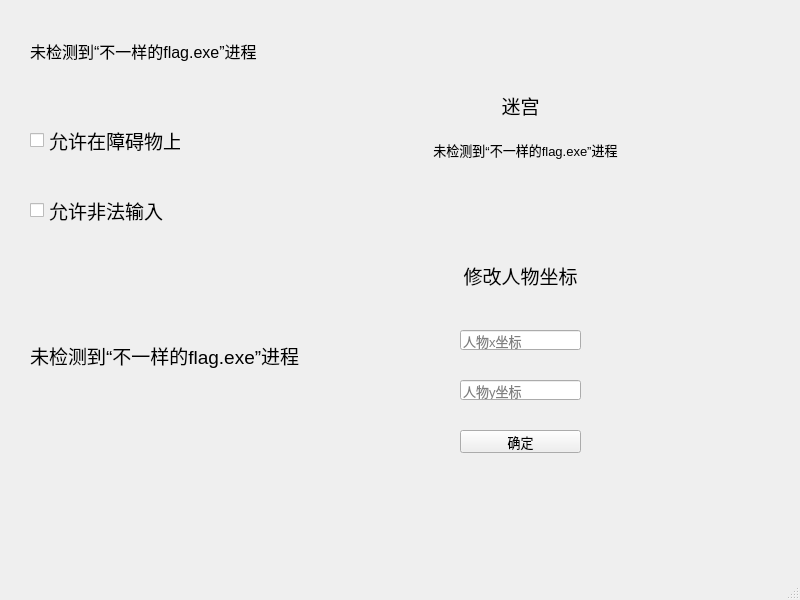
<?xml version="1.0" encoding="UTF-8"?>
<ui version="4.0">
 <class>MainWindow</class>
 <widget class="QMainWindow" name="MainWindow">
  <property name="geometry">
   <rect>
    <x>0</x>
    <y>0</y>
    <width>800</width>
    <height>600</height>
   </rect>
  </property>
  <property name="windowTitle">
   <string>不一样的flag动态patch</string>
  </property>
  <property name="windowIcon">
   <iconset>
    <normaloff>assets/icon.png</normaloff>assets/icon.png</iconset>
  </property>
  <widget class="QWidget" name="centralwidget">
   <widget class="QCheckBox" name="allowObstacle">
    <property name="geometry">
     <rect>
      <x>30</x>
      <y>120</y>
      <width>151</width>
      <height>41</height>
     </rect>
    </property>
    <property name="font">
     <font>
      <pointsize>14</pointsize>
     </font>
    </property>
    <property name="text">
     <string>允许在障碍物上</string>
    </property>
   </widget>
   <widget class="QCheckBox" name="allowIllegalInput">
    <property name="geometry">
     <rect>
      <x>30</x>
      <y>190</y>
      <width>151</width>
      <height>41</height>
     </rect>
    </property>
    <property name="font">
     <font>
      <pointsize>14</pointsize>
     </font>
    </property>
    <property name="text">
     <string>允许非法输入</string>
    </property>
   </widget>
   <widget class="QLabel" name="posLabel">
    <property name="geometry">
     <rect>
      <x>30</x>
      <y>320</y>
      <width>351</width>
      <height>71</height>
     </rect>
    </property>
    <property name="font">
     <font>
      <pointsize>14</pointsize>
     </font>
    </property>
    <property name="text">
     <string>未检测到“不一样的flag.exe”进程</string>
    </property>
   </widget>
   <widget class="QLabel" name="mazeTag">
    <property name="geometry">
     <rect>
      <x>480</x>
      <y>90</y>
      <width>81</width>
      <height>31</height>
     </rect>
    </property>
    <property name="font">
     <font>
      <pointsize>14</pointsize>
     </font>
    </property>
    <property name="text">
     <string>迷宫</string>
    </property>
    <property name="alignment">
     <set>Qt::AlignCenter</set>
    </property>
   </widget>
   <widget class="QLabel" name="mazeLabel">
    <property name="geometry">
     <rect>
      <x>410</x>
      <y>140</y>
      <width>231</width>
      <height>101</height>
     </rect>
    </property>
    <property name="font">
     <font>
      <pointsize>10</pointsize>
     </font>
    </property>
    <property name="text">
     <string>未检测到“不一样的flag.exe”进程</string>
    </property>
    <property name="alignment">
     <set>Qt::AlignHCenter|Qt::AlignTop</set>
    </property>
   </widget>
   <widget class="QLineEdit" name="xLineEdit">
    <property name="geometry">
     <rect>
      <x>460</x>
      <y>330</y>
      <width>121</width>
      <height>20</height>
     </rect>
    </property>
    <property name="font">
     <font>
      <pointsize>10</pointsize>
     </font>
    </property>
    <property name="maxLength">
     <number>19</number>
    </property>
    <property name="placeholderText">
     <string>人物x坐标</string>
    </property>
   </widget>
   <widget class="QLineEdit" name="yLineEdit">
    <property name="geometry">
     <rect>
      <x>460</x>
      <y>380</y>
      <width>121</width>
      <height>20</height>
     </rect>
    </property>
    <property name="font">
     <font>
      <pointsize>10</pointsize>
     </font>
    </property>
    <property name="maxLength">
     <number>19</number>
    </property>
    <property name="placeholderText">
     <string>人物y坐标</string>
    </property>
   </widget>
   <widget class="QLabel" name="modifyPosTag">
    <property name="geometry">
     <rect>
      <x>450</x>
      <y>260</y>
      <width>141</width>
      <height>31</height>
     </rect>
    </property>
    <property name="font">
     <font>
      <pointsize>14</pointsize>
     </font>
    </property>
    <property name="text">
     <string>修改人物坐标</string>
    </property>
    <property name="alignment">
     <set>Qt::AlignCenter</set>
    </property>
   </widget>
   <widget class="QLabel" name="processInfo">
    <property name="geometry">
     <rect>
      <x>30</x>
      <y>30</y>
      <width>641</width>
      <height>41</height>
     </rect>
    </property>
    <property name="font">
     <font>
      <pointsize>12</pointsize>
     </font>
    </property>
    <property name="text">
     <string>未检测到“不一样的flag.exe”进程</string>
    </property>
   </widget>
   <widget class="QPushButton" name="modifyButton">
    <property name="geometry">
     <rect>
      <x>460</x>
      <y>430</y>
      <width>121</width>
      <height>23</height>
     </rect>
    </property>
    <property name="font">
     <font>
      <pointsize>10</pointsize>
     </font>
    </property>
    <property name="text">
     <string>确定</string>
    </property>
   </widget>
  </widget>
  <widget class="QMenuBar" name="menubar">
   <property name="geometry">
    <rect>
     <x>0</x>
     <y>0</y>
     <width>800</width>
     <height>22</height>
    </rect>
   </property>
  </widget>
  <widget class="QStatusBar" name="statusbar"/>
 </widget>
 <resources/>
 <connections/>
</ui>
